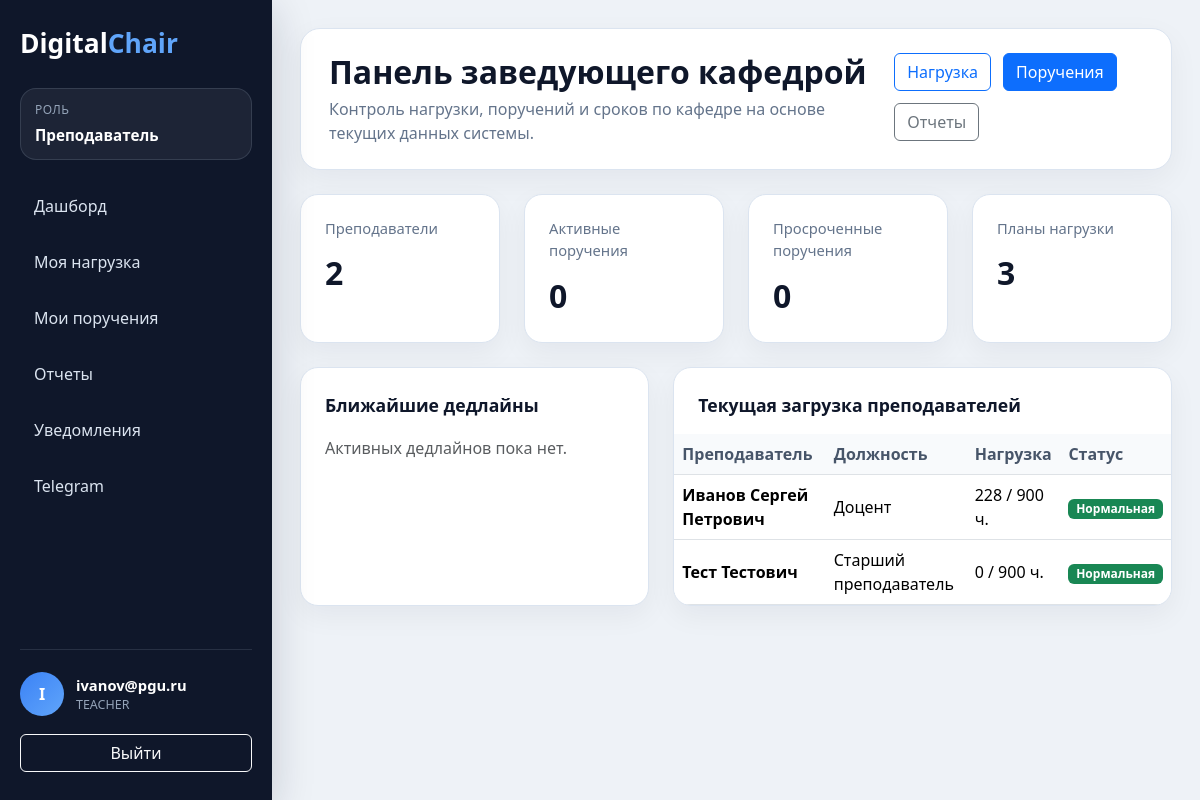
Screenshot of /head-dashboard/ (signed in) with the database file from the repository.
### apps/users/models.py (models this page shows, shortened)
class User(AbstractUser):
    class Roles(models.TextChoices):
        ADMIN = 'ADMIN', 'Администратор'
        HEAD = 'HEAD', 'Заведующий кафедрой'
        TEACHER = 'TEACHER', 'Преподаватель'
        STUDENT = 'STUDENT', 'Студент'
        STUDY_MASTER = 'STUDY_MASTER', 'Учебный мастер'
    username = models.CharField(
        max_length=150,
        unique=True
    )
    email = models.EmailField(
        unique=True
    )
    role = models.CharField(
        max_length=30,
        choices=Roles.choices,
        default=Roles.TEACHER
    )
    phone = models.CharField(
        max_length=20,
        blank=True,
        null=True
    )
    telegram_id = models.CharField(
        max_length=100,
        blank=True,
        null=True
    )
    telegram_bind_code = models.CharField(
        max_length=20,
        blank=True,
        null=True
    )
    telegram_bind_code_created_at = models.DateTimeField(
        blank=True,
        null=True
    )
    is_2fa_enabled = models.BooleanField(
        default=False
    )
    totp_secret = models.CharField(
        max_length=64,
        blank=True,
        null=True
    )
    USERNAME_FIELD = 'email'
    REQUIRED_FIELDS = []
    objects = UserManager()

### apps/core/models.py (models this page shows, shortened)
class Teacher(models.Model):
    POSITION_CHOICES = [
        ('assistant', 'Ассистент'),
        ('senior_teacher', 'Старший преподаватель'),
        ('docent', 'Доцент'),
        ('professor', 'Профессор'),
    ]
    user = models.OneToOneField(
        settings.AUTH_USER_MODEL,
        on_delete=models.CASCADE,
        related_name='teacher_profile'
    )
    full_name = models.CharField(
        max_length=255
    )
    position = models.CharField(
        max_length=50,
        choices=POSITION_CHOICES
    )
    academic_degree = models.CharField(
        max_length=255,
        blank=True,
        null=True
    )
    rate = models.DecimalField(
        max_digits=3,
        decimal_places=1,
        default=1.0
    )
    max_hours = models.PositiveIntegerField(
        default=900
    )

### apps/core/views.py (the view)
@never_cache
@login_required(login_url='/login/')
def head_dashboard(request):
    return render(
        request,
        'dashboards/head_dashboard.html',
        build_head_dashboard_context()
    )

### apps/core/views.py (called while the page is built, shortened)
def get_teacher_current_hours(teacher, academic_year):
    return WorkloadAssignment.objects.filter(
        teacher=teacher,
        academic_year=academic_year
    ).aggregate(
        total=Sum('assigned_hours')
    )['total'] or 0

def get_reference_academic_year():
    academic_year = WorkloadPlan.objects.order_by(
        '-created_at'
    ).values_list(
        'academic_year',
        flat=True
    ).first()
    if academic_year:
        return academic_year

### templates/dashboards/head_dashboard.html (shortened to what this page needs)
{% extends 'base/base.html' %}
{% block page_title %}Панель заведующего кафедрой{% endblock %}
{% block page_subtitle %}
    <p class="app-page-subtitle">Контроль нагрузки, поручений и сроков по кафедре на основе текущих данных системы.</p>
{% endblock %}
{% block page_actions %}
    <a href="/workload/" class="btn btn-outline-primary">Нагрузка</a>
    <a href="/assignments/" class="btn btn-primary">Поручения</a>
    <a href="/reports/" class="btn btn-outline-secondary">Отчеты</a>
{% endblock %}
{% block content %}
    <div class="row g-4 mb-4">
        <div class="col-md-3">
            <div class="stat-card">
                <div class="stat-label">Преподаватели</div>
                <div class="stat-value">{{ teachers_count }}</div>
            </div>
        </div>
        <div class="col-md-3">
            <div class="stat-card">
                <div class="stat-label">Активные поручения</div>
                <div class="stat-value">{{ active_tasks_count }}</div>
            </div>
        </div>
        <div class="col-md-3">
            <div class="stat-card">
                <div class="stat-label">Просроченные поручения</div>
                <div class="stat-value">{{ overdue_tasks_count }}</div>
            </div>
        </div>
        <div class="col-md-3">
            <div class="stat-card">
                <div class="stat-label">Планы нагрузки</div>
                <div class="stat-value">{{ workload_plans_count }}</div>
            </div>
        </div>
    </div>
    <div class="row g-4">
        <div class="col-lg-5">
            <div class="section-card h-100">
                <div class="section-title">Ближайшие дедлайны</div>
                <ul class="soft-list">
                    {% for task in nearest_deadlines %}
                        <li>
                            <div class="d-flex justify-content-between align-items-start gap-3">
                                <div>
                                    <div class="fw-semibold">{{ task.title }}</div>
                                    <div class="text-muted small">{{ task.teacher.full_name }}</div>
                                </div>
                                <div class="text-end">
                                    <div class="fw-semibold">{{ task.due_date|date:"d.m.Y" }}</div>
                                    <div class="small text-muted">{{ task.get_status_display }}</div>
                                </div>
                            </div>
                        </li>
                    {% empty %}
                        <li class="text-muted">Активных дедлайнов пока нет.</li>
                    {% endfor %}
                </ul>
            </div>
        </div>
        <div class="col-lg-7">
            <div class="table-card h-100">
                <div class="p-4 pb-0">
                    <div class="section-title mb-3">Текущая загрузка преподавателей</div>
                </div>
                <div class="table-responsive">
                    <table class="table align-middle mb-0">
                        <thead>
                        <tr>
                            <th>Преподаватель</th>
                            <th>Должность</th>
                            <th>Нагрузка</th>
                            <th>Статус</th>
                        </tr>
                        </thead>
                        <tbody>
                        {% for row in teacher_load_rows %}
                            <tr>
                                <td class="fw-semibold">{{ row.teacher.full_name }}</td>
                                <td>{{ row.teacher.get_position_display }}</td>
                                <td>{{ row.current_hours }} / {{ row.max_hours }} ч.</td>
                                <td>
                                    <span class="badge {% if row.color == 'danger' %}text-bg-danger{% elif row.color == 'warning' %}text-bg-warning{% else %}text-bg-success{% endif %}">
                                        {{ row.status }}
                                    </span>
                                </td>
                            </tr>
                        {% empty %}
                            <tr>
                                <td colspan="4" class="text-center text-muted py-4">Данных по нагрузке пока нет.</td>
                            </tr>
                        {% endfor %}
                        </tbody>
                    </table>
                </div>
            </div>
        </div>
    </div>
{% endblock %}

### templates/base/base.html (shortened to what this page needs)
<!DOCTYPE html>
<html lang="ru">
<head>
    <link href="https://cdn.jsdelivr.net/npm/bootstrap@5.3.3/dist/css/bootstrap.min.css"
          rel="stylesheet">
</head>
<body>
{% if request.user.is_authenticated %}
    <div class="app-shell">
        <aside class="app-sidebar">
            <h1 class="app-logo">Digital<span>Chair</span></h1>
            <div class="app-role">
                <span class="app-role-label">Роль</span>
                <span class="app-role-value">{{ ui_role_label }}</span>
            </div>
            <nav class="app-nav">
                {% for item in ui_navigation_items %}
                    <a href="{{ item.url }}"
                       class="app-nav-link{% if item.is_active %} active{% endif %}">
                        <span>{{ item.label }}</span>
                    </a>
                {% endfor %}
            </nav>
            <div class="app-sidebar-footer">
                <div class="app-user">
                    <div class="app-user-avatar">
                        {{ request.user.email|first|upper }}
                    </div>
                    <div>
                        <div class="app-user-email">{{ request.user.email }}</div>
                        <div class="app-user-role">{{ request.user.role }}</div>
                    </div>
                </div>
                <a href="/logout/" class="btn btn-outline-light w-100">Выйти</a>
            </div>
        </aside>
        <main class="app-main">
            <header class="app-page-header">
                <div>
                    <h1 class="app-page-title">{% block page_title %}DigitalChair{% endblock %}</h1>
                    {% block page_subtitle %}{% endblock %}
                </div>
                <div class="app-toolbar">
                    {% block page_actions %}{% endblock %}
                </div>
            </header>
            {% block content %}{% endblock %}
        </main>
    </div>
{% else %}
    {% block anonymous_content %}{% endblock %}
{% endif %}
</body>
</html>

### rows the page displays
User: user.email|first "I", user.email "ivanov@pgu.ru", user.role "TEACHER"
Teacher: teacher.full_name "Иванов Сергей Петрович", teacher.position "Доцент", current_hours "228", max_hours "900", status "Нормальная"
Teacher: teacher.full_name "Тест Тестович", teacher.position "Старший преподаватель", current_hours "0", max_hours "900", status "Нормальная"

### other values shown
{{ ui_role_label }} "Преподаватель"
{{ item.label }} "Дашборд" "Моя нагрузка" "Мои поручения" "Отчеты" "Уведомления" "Telegram"
{{ teachers_count }} "2"
{{ active_tasks_count }} "0"
{{ overdue_tasks_count }} "0"
{{ workload_plans_count }} "3"
